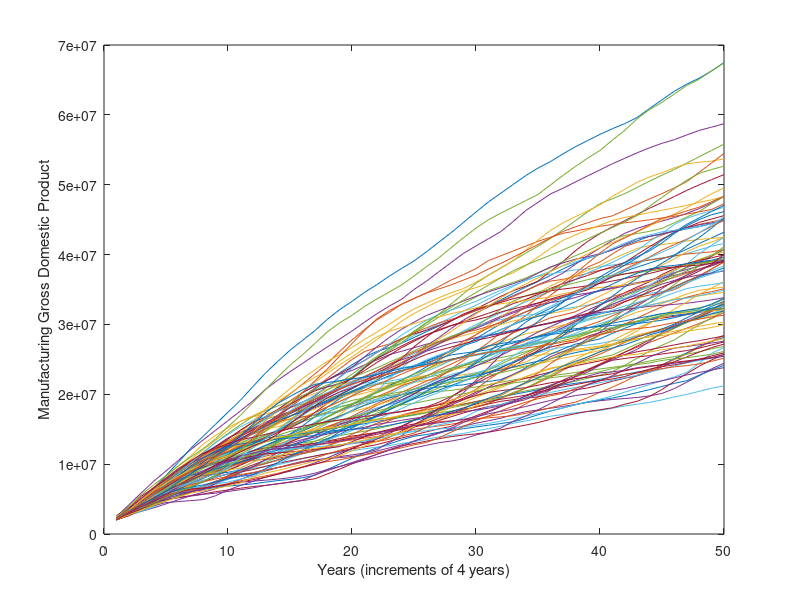

MATLAB code to generate this figure:
%AM115 Final Project - Individual Agent Sector Investment 
%%%%% assumptions
%%% (1)assuming same propensity to consume after initialization, no matter
%%% what change of wages is--> fixed savings rates as well 
%%% (2)assuming that two smallest quintiles of firms are in rural areas, and
%%% two largest quintiles of firms are in urban areas 
%%% (3)there are only consumers and firms in a closed system (no imports or
%%% exports) 
%%% (4)assuming equal populations for each quintile 
%%% (5) assuming an average family of 6 (4 children, mother and father
%%% https://dhsprogram.com/pubs/pdf/SR215/SR215.pdf)
%%% (6) assuming just looking at manufacturing firms in sierra leone 

%%%%insights--> (1) wages income converges to lowest and second lowest income levels 
%%which firms to invest in? (change probability parameters?) (increase
%%wages?) 
%%%% (2) sierra leone Manufacturing %growth in context of 2004 highest
%%%% tarrifs https://data.worldbank.org/indicator/NV.IND.MANF.KD.ZG?end=2016&locations=SL&start=1991
%%%% (3) sierra leone number of small businesses far outweigh number of
%%%% large businesses:
%%%% http://www.enterprisesurveys.org/data/exploreeconomies/2017/sierra-leone
%%%% --> only 11% of firms are large firms 
%%%%(4) firm income aligns with firmsize likelihood in given area for 2017 (with tariffs--> which is the case today 2016)// generally   
%%%% versus no tarrif which would make large firms fail 
%%%%(5) Tariff sweetpoints
%%%%(6) Investment sweetpoints

%%%%%%TODO: PLOTTING--> figure out what kind of figures you want 


%population/firm initialization 
incomelevels = 4;
indperlev = 100;
years = 50;
firmsperlev = 10;
familysize = 6;

%%%%productivity output by firm level compared with income level 1 output 
OutputProd = [1 1.075 1.2 1.3];


%Firm size transition matrix : http://www.jadafea.com/wp-content/uploads/2015/12/JAD_vol17-2_ch3.pdf
T1 = [0.66 0.21 0.08 0.04;
     0.19 0.44 0.15 0.22;
     0.08 0.18 0.31 0.43;
     0.01 0.01 0.08 0.90];
     

%savings rates for each quartile
savings = [.014 .02 .06 .12];


%consumption by quintile for Sierra Leone 
%https://archive.lib.msu.edu/DMC/African%20Working%20Papers/AREP/AREP16/AREP16.pdf
%consumption of quintile 1
sq1 = [.266 .535 .043 .019];
%consumption of quintile 2
sq2 = [.260 .522 .056 .02];
%consumption of quintile 3
sq3 = [.257 .476 .062 .021];
%consumption of quintile 4
sq4 = [.254 .509 .069 .021]; 

%%%%%consuming of all quintile one products by every other quintile 
ssq1 = [.266 .260 .257 .254]; %consumption of q1 products by q1 q2 q3 q4
ssq2 = [.535 .522 .476 .509]; %consumption of q2 products by q1 q2 q3 q4
ssq3 = [.043 .056 .062 .069]; %consumption of q3 products by q1 q2 q3 q4
ssq4 = [.019+.135 .02+.141 .021+.144 .021+.147]; %consumption of q4 products by q1 q2 q3 q4

SQX = [.266 .260 .257 .254;
      .535 .522 .476 .509;
      .043 .056 .062 .069;
      .019+.135 .02+.141 .021+.144 .021+.147];


% % % % % % % % % % % % % % %%%consuming of all quintile one products by every other quintile 
% % % % % % % % % % % % % % ssq1 = [.266 .260 .257 .254]; %consumption of q1 products by q1 q2 q3 q4
% % % % % % % % % % % % % % ssq2 = [.535 .522 .476 .509]; %consumption of q2 products by q1 q2 q3 q4
% % % % % % % % % % % % % % ssq3 = [.043 .056 .062 .069]; %consumption of q3 products by q1 q2 q3 q4
% % % % % % % % % % % % % % ssq4 = [.019 .02 .021 .021]; %consumption of q4 products by q1 q2 q3 q4
% % % % % % % % % % % % % % 
% % % % % % % % % % % % % % SQX = [.266 .260 .257 .254;
% % % % % % % % % % % % % %       .535 .522 .476 .509;
% % % % % % % % % % % % % %       .043 .056 .062 .069;
% % % % % % % % % % % % % %       .019 .02 .021 .021];

%%%%% exporting share by firm size  %%%%%

k = [20/25 3/25 1/25 1/25];
expshare = ones(incomelevels, firmsperlev) .* k';


%%%%%%%%%%%%%%%%%%%%%%%%%%%%SIMULATION%%%%%%%%%%%%%%%%%%%%%%%%%%%%%%%%%%%%%
%%%%%%%%%%%%%%%%%%%%%%%%%%%%%%%%%%%%%%%%%%%%%%%%%%%%%%%%%%%%%%%%%%%%%%%%%%%

simulations = 100;

for x = 1:simulations

        %reinitialization
        pop = ones(incomelevels, indperlev); 
        pop(2,:) = 2;
        pop(3,:) = 3;
        pop(4,:) = 4;

        %%%%%plotting matrices: 
        firmplot = zeros(years, incomelevels);
        wealthplot = zeros(years, incomelevels);
        gdpplot = zeros(years, incomelevels);

        %reinitializing wagesincome 
        wagesincome = [1.5*260 5.75*260 15.75*260 25*260];

        %reinitializing each firms income per year 
        %firmincome = zeros(incomelevels, indperlev); 
        %firmincome = zeros(incomelevels, firmsperlev);
        firmincome = ones(incomelevels, firmsperlev);
        firmincome(1,:) = firmincome(1,:) .* (OutputProd(1)).*((sum((wagesincome .* (1.-savings) .* ssq1).* indperlev)/firmsperlev) - ((wagesincome(1) .* (indperlev/familysize))/firmsperlev));
        firmincome(2,:) = firmincome(2,:) .* (OutputProd(2)).*((sum((wagesincome .* (1.-savings) .* ssq2).* indperlev)/firmsperlev) - ((wagesincome(2) .* (indperlev/familysize))/firmsperlev));
        firmincome(3,:) = firmincome(3,:) .* (OutputProd(3)).*((sum((wagesincome .* (1.-savings) .* ssq3).* indperlev)/firmsperlev) - ((wagesincome(3) .* (indperlev/familysize))/firmsperlev));
        firmincome(4,:) = firmincome(4,:) .* (OutputProd(4)).*((sum((wagesincome .* (1.-savings) .* ssq4).* indperlev)/firmsperlev) - ((wagesincome(4) .* (indperlev/familysize))/firmsperlev));

        wealth = zeros(incomelevels, indperlev);
        manugdp = zeros(years, 1);

        for i = 1:years

            for r = 1:incomelevels %for each individual in each income level at year i
                %%%%%%%%%%%%%%%%%%%%
                %wagesincome = [1.5*260 5.75*260 15.75*260 25*260];
                %changing wages based on firm output, and probability of
                %individual switching from smaller firm to bigger firm or vice
                %versa
                rnd = rand(1.0);
                if (wagesincome(r) == 1.5 * 260) %%%%% <========= maybe change to firm output levels? 
                    if (rnd < T1(1,2))
                        wagesincome(r) = 5.75 * 260;
                    elseif (rnd < T1(1,3))
                        wagesincome(r) = 15.75 * 260;
                    elseif (rnd < T1(1,4))
                        wagesincome(r) = 25 * 260;
                    else
                        wagesincome(r) = 1.5 * 260; 
                    end
                end
                rnd = rand(1.0);
                if (wagesincome(r) == 5.75 * 260)
                    if (rnd < T1(2,1))
                        wagesincome(r) = 1.5 * 260;
                    elseif (rnd < T1(2,3))
                        wagesincome(r) = 15.75 * 260;
                    elseif (rnd < T1(2,4))
                        wagesincome(r) = 25 * 260;
                    else
                        wagesincome(r) = 5.75 * 260; 
                    end
                end
                rnd = rand(1.0);
                if (wagesincome(r) == 15.75 * 260)
                    if (rnd < T1(3,1))
                        wagesincome(r) = 1.5 * 260;
                    elseif (rnd < T1(3,2))
                        wagesincome(r) = 5.75 * 260;
                    elseif (rnd < T1(3,4))
                        wagesincome(r) = 25 * 260;
                    else
                        wagesincome(r) = 15.75 * 260; 
                    end
                end
                rnd = rand(1.0);
                if (wagesincome(r) == 25 * 260)
                    if (rnd < T1(4,1))
                        wagesincome(r) = 1.5 * 260;
                    elseif (rnd < T1(4,2))
                        wagesincome(r) = 5.75 * 260;
                    elseif (rnd < T1(2,4))
                        wagesincome(r) = 15.75 * 260;
                    else
                        wagesincome(r) = 25 * 260; 
                    end
                end


                %%%%%%%%%%%%%%%%%%%%
                for b = 1:firmsperlev 

                    %calculating firm income after every year = prior income + sales - laborcosts  
                    firmincome(r,b) = firmincome(r,b) + (OutputProd(r)).*(sum((wagesincome .* (1.-savings) .* SQX(r,:).* indperlev)/firmsperlev)) - ((wagesincome(r) .* (indperlev/familysize))/firmsperlev) + (expshare(r,b).* manugdp(i));

                end


                for a = 1:indperlev

                    %aggregating total wealth for each individual in each income
                    %level 
                    wealth(r,a) = wealth(r,a) + (wagesincome(pop(r,a)) * savings(pop(r,a))); % + firmincome(r,a);


                end

                firmplot(i,r) = firmincome(r,1);
                wealthplot(i,r) = wealth(r,1);
                gdpplot(i,r) = firmplot(i,r) + wealthplot(i,r);

            end

            manugdp(i) = sum(sum(wealth') + sum(firmincome'));


        end 

% 
%         plot(firmplot(:,1), 'Color', 'b');
%         hold on;
%         plot(firmplot(:,2), 'Color', 'g');
%         plot(firmplot(:,3), 'Color', 'r');
%         plot(firmplot(:,4), 'Color', 'k');
%         xlabel('Years'); % x-axis label
%         ylabel('Firm Wealth in $'); % y-axis label
%         legend('Small','Small-Medium', 'Medium','Large');


%         plot(wealthplot(:,1), 'Color', 'b');
%         hold on;
%         plot(wealthplot(:,2), 'Color', 'g');
%         plot(wealthplot(:,3), 'Color', 'r');
%         plot(wealthplot(:,4), 'Color', 'k');
%         xlabel('Years'); % x-axis label
%         ylabel('Individual Wealth in $'); % y-axis label
%         legend('Low Income','Low-Medium Income', 'Medium Income','High Income');

%         plot(gdpplot(:,1), 'Color', 'b');
%         hold on;
%         plot(gdpplot(:,2), 'Color', 'g');
%         plot(gdpplot(:,3), 'Color', 'r');
%         plot(gdpplot(:,4), 'Color', 'k');
%         xlabel('Years'); % x-axis label
%         ylabel('Manufacturing GDP by Firm Type in $'); % y-axis label
%         legend('Small','Small-Medium', 'Medium','Large');

        plot(manugdp);
        hold on;
        xlabel('Years (increments of 4 years)');
        ylabel('Manufacturing Gross Domestic Product')

end  

hold off; 